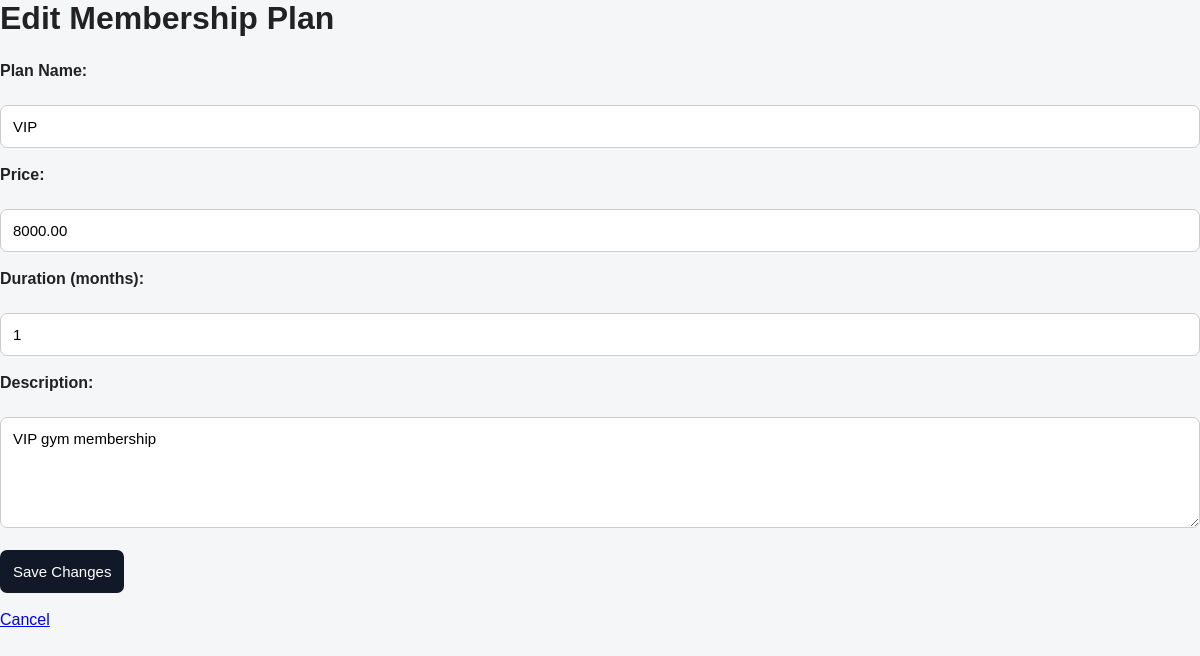
Screenshot of /edit_plan.php?id=3 (signed in) with the database file from the repository.
### tables this page shows
CREATE TABLE `membership_plans` (
  `plan_id` int NOT NULL AUTO_INCREMENT,
  `gym_id` int NOT NULL,
  `plan_name` varchar(100) NOT NULL,
  `price` decimal(10,2) NOT NULL,
  `duration_months` int NOT NULL,
  `description` text,
  PRIMARY KEY (`plan_id`),
  KEY `fk_plans_gym` (`gym_id`),
  CONSTRAINT `fk_plans_gym` FOREIGN KEY (`gym_id`) REFERENCES `gyms` (`gym_id`)
);

### edit_plan.php (the view, shortened to what this page needs)
<?php
require_once "backend/db.php";
$owner_id = $_SESSION["owner_id"];
$plan_id = intval($_GET["id"]);
$sql = "SELECT
            mp.plan_id,
            mp.plan_name,
            mp.price,
            mp.duration_months,
            mp.description
        FROM membership_plans mp
        JOIN gyms g
            ON mp.gym_id = g.gym_id
        WHERE mp.plan_id = ?
        AND g.owner_id = ?";
$stmt = $conn->prepare($sql);
$stmt->bind_param(
    "ii",
    $plan_id,
    $owner_id
);
$stmt->execute();
$result = $stmt->get_result();
$plan = $result->fetch_assoc();
?>
<!DOCTYPE html>
<html lang="en">
<head>
    <link rel = "stylesheet" href = "css/edit_plan.css">
</head>
<body>
<h1>Edit Membership Plan</h1>
<form
    action="backend/update_plan.php"
    method="POST"
>
    <label>
        Plan Name:
    </label>
    <br>
    <input
        type="text"
        name="plan_name"
        value="<?php
            echo htmlspecialchars(
                $plan["plan_name"]
            );
        ?>"
        required
    >
    <br><br>
    <label>
        Price:
    </label>
    <br>
    <input
        type="number"
        name="price"
        value="<?php
            echo htmlspecialchars(
                $plan["price"]
            );
        ?>"
        step="0.01"
        min="0"
        required
    >
    <br><br>
    <label>
        Duration (months):
    </label>
    <br>
    <input
        type="number"
        name="duration_months"
        value="<?php
            echo htmlspecialchars(
                $plan["duration_months"]
            );
        ?>"
        min="1"
        required
    >
    <br><br>
    <label>
        Description:
    </label>
    <br>
    <textarea
        name="description"
        rows="5"
        cols="40"
    ><?php
        echo htmlspecialchars(
            $plan["description"] ?? ""
        );
    ?></textarea>
    <br><br>
    <button type="submit">
        Save Changes
    </button>
</form>
<br>
<a href="plans.php">
    Cancel
</a>
</body>
</html>

### css/edit_plan.css (style rules this page uses)
* { box-sizing: border-box; }
body { margin: 0; font-family: Arial, sans-serif; background: #f4f6f8; color: #222; }
h1 { margin-top: 0; margin-bottom: 25px; }
label { display: block; margin-bottom: 7px; font-weight: bold; }
input, textarea { width: 100%; padding: 12px; border: 1px solid #ccc; border-radius: 7px; font-size: 15px; font-family: Arial, sans-serif; }
textarea { resize: vertical; min-height: 100px; }
button, .cancel-button { flex: 1; padding: 13px; border-radius: 7px; font-size: 15px; text-align: center; text-decoration: none; cursor: pointer; }
button { border: none; background: #111827; color: white; }

### rows the page displays
membership_plans: plan_name "VIP", price "8000.00", duration_months "1", description "VIP gym membership"
